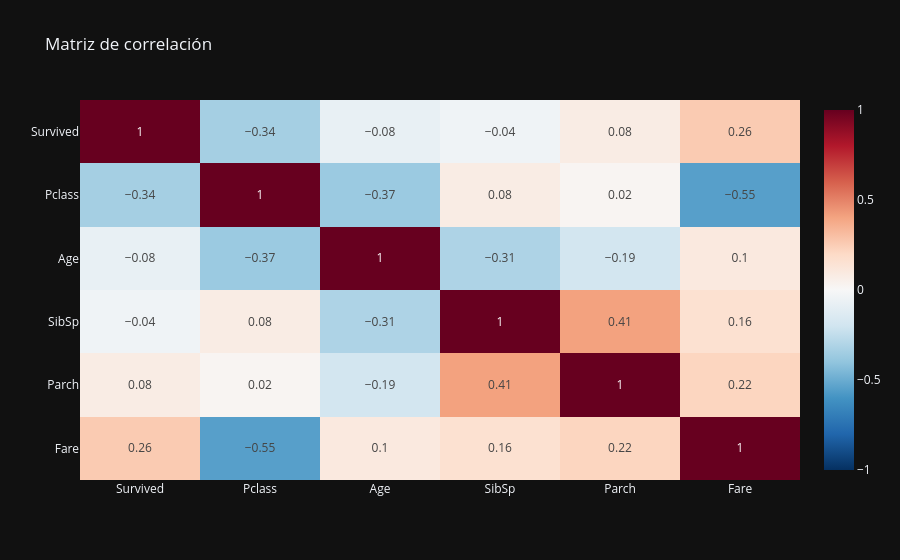

The code cell stored with this chart in its notebook:
### Code cell
# 2.6 Matriz de correlación (numéricas)
num_cols = df.select_dtypes(include='number').columns.tolist()
if len(num_cols) >= 2:
    corr = df[num_cols].corr(numeric_only=True).round(2)
    fig = px.imshow(corr, color_continuous_scale='RdBu_r', zmin=-1, zmax=1, aspect='auto',
                    text_auto=(len(num_cols) <= 12), title='Matriz de correlación')
    fig.show()
else:
    print('Pocas numéricas para correlación.')

### Figure 1 — Plotly figure (JSON) as saved in the notebook; plotly's stock layout.template omitted (floating-point values rounded to 4 significant figures)
{"data": [{"coloraxis": "coloraxis", "hovertemplate": "x: %{x}<br>y: %{y}<br>color: %{z}<extra></extra>", "name": "0", "texttemplate": "%{z}", "type": "heatmap", "x": ["Survived", "Pclass", "Age", "SibSp", "Parch", "Fare"], "xaxis": "x", "y": ["Survived", "Pclass", "Age", "SibSp", "Parch", "Fare"], "yaxis": "y", "z": [[1.0, -0.34, -0.08, -0.04, 0.08, 0.26], [-0.34, 1.0, -0.37, 0.08, 0.02, -0.55], [-0.08, -0.37, 1.0, -0.31, -0.19, 0.1], [-0.04, 0.08, -0.31, 1.0, 0.41, 0.16], [0.08, 0.02, -0.19, 0.41, 1.0, 0.22], [0.26, -0.55, 0.1, 0.16, 0.22, 1.0]]}], "layout": {"coloraxis": {"cmax": 1, "cmin": -1, "colorscale": [[0.0, "rgb(5,48,97)"], [0.1, "rgb(33,102,172)"], [0.2, "rgb(67,147,195)"], [0.3, "rgb(146,197,222)"], [0.4, "rgb(209,229,240)"], [0.5, "rgb(247,247,247)"], [0.6, "rgb(253,219,199)"], [0.7, "rgb(244,165,130)"], [0.8, "rgb(214,96,77)"], [0.9, "rgb(178,24,43)"], [1.0, "rgb(103,0,31)"]]}, "title": {"text": "Matriz de correlación"}, "xaxis": {"anchor": "y", "domain": [0.0, 1.0]}, "yaxis": {"anchor": "x", "autorange": "reversed", "domain": [0.0, 1.0]}}}
